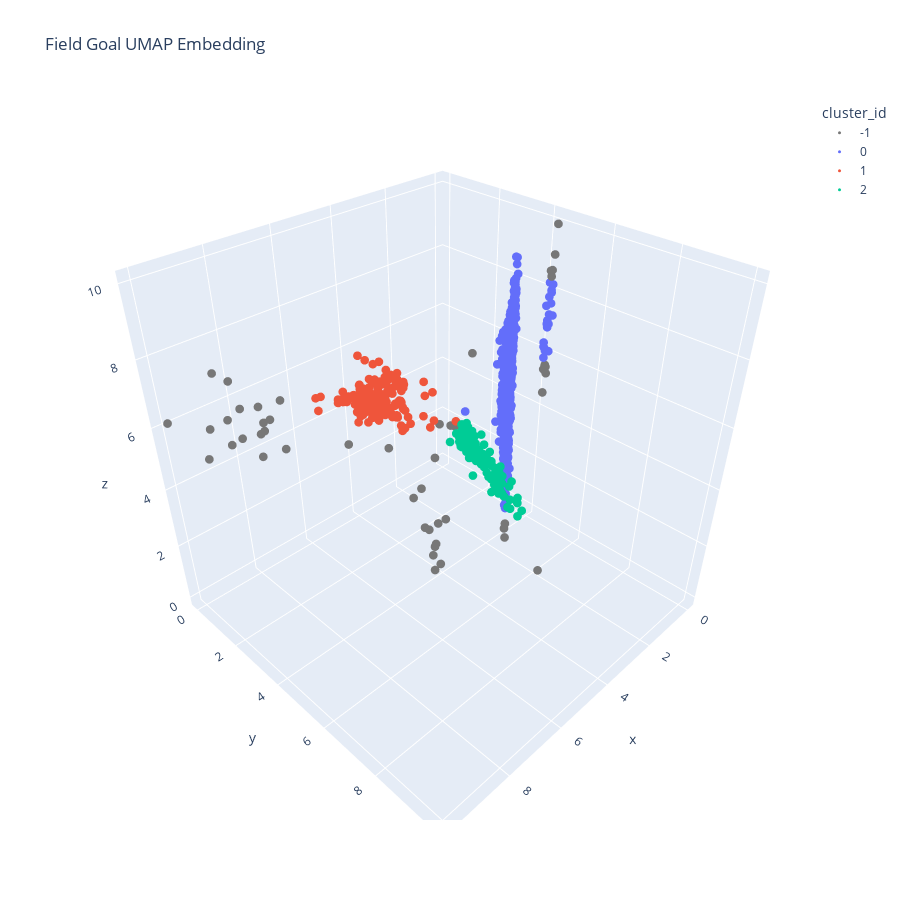

Notebook code cell kept with this figure:
### Code cell
fig = px.scatter_3d(
    fg_umap_df.sort_values(by='cluster_id'),
    x='x',
    y='y',
    z='z',
    color=field_goal_df['cluster_id'].sort_values().astype(str),
    color_discrete_sequence=custom_color_seq,
    title='Field Goal UMAP Embedding')
fig.update_traces(
    marker = dict(size=3)
)
fig.update_layout(
    autosize=False,
    width=900,
    height=900,
    legend_title='cluster_id'
)
fig.layout.coloraxis.colorbar.title = 'kicker_core_dist_3'
fig.show()

### Figure 1 — Plotly figure (JSON) as saved in the notebook; plotly's stock layout.template omitted (floating-point values rounded to 4 significant figures; data arrays with more than 128 entries replaced by an {"elided": "..."} marker saying what was removed)
{"data": [{"hovertemplate": "color=-1<br>x=%{x}<br>y=%{y}<br>z=%{z}<extra></extra>", "legendgroup": "-1", "marker": {"color": "#777777", "size": 3, "symbol": "circle"}, "mode": "markers", "name": "-1", "scene": "scene", "showlegend": true, "type": "scatter3d", "x": [9.4, 8.037, 9.165, 8.874, 8.523, 7.874, 8.643, 7.894, 7.762, 8.325, 8.678, 8.214, 7.148, 9.262, 8.264, 7.94, 3.964, 3.735, 6.561, 8.93, 8.689, 1.73, 0.04752, 8.413, 8.357, 0.08526, 8.9, 8.242, 0.1582, 10, 8.644, 9.137, 8.394, 8.384, 7.945, 0.2212, 1.65, 0.1429, 0.1881, 0.1686, 6.768, 0.1975, 0.1272, 9.099, 1.659, 0.1463, 0.1707, 3.229, 4.147, 5.356, 4.203, 4.11], "y": [0.7089, 7.135, 1.196, 1.055, 8.126, 7.97, 1.345, 2.083, 7.1, 1.707, 8.401, 2.007, 10, 0.7876, 1.76, 2.159, 4.626, 4.182, 4.656, 1.183, 1.338, 4.506, 4.438, 8.182, 1.722, 4.439, 1.434, 1.728, 4.415, 0, 8.125, 8.922, 8.197, 1.713, 7.808, 4.433, 4.482, 4.447, 4.452, 4.431, 3.307, 4.425, 4.423, 9.045, 4.472, 4.478, 4.441, 4.349, 4.453, 5.073, 4.962, 3.989], "z": [5.079, 6.564, 7.768, 6.22, 6.529, 6.351, 6.585, 6.835, 6.656, 6.665, 6.087, 6.365, 5.705, 5.992, 6.182, 5.401, 5.43, 5.124, 5.971, 5.534, 5.694, 0.4407, 10, 6.027, 5.859, 9.149, 7.533, 5.904, 4.79, 6.15, 6.657, 6.303, 6.103, 5.154, 6.18, 5.621, 0, 5.681, 5.761, 5.717, 5.534, 8.707, 8.703, 6.522, 0.5773, 5.474, 8.535, 7.266, 5.446, 5.284, 5.656, 5.26]}, {"hovertemplate": "color=0<br>x=%{x}<br>y=%{y}<br>z=%{z}<extra></extra>", "legendgroup": "0", "marker": {"color": "#636EFA", "size": 3, "symbol": "circle"}, "mode": "markers", "name": "0", "scene": "scene", "showlegend": true, "type": "scatter3d", "x": {"elided": "2017 float values"}, "y": {"elided": "2017 float values"}, "z": {"elided": "2017 float values"}}, {"hovertemplate": "color=1<br>x=%{x}<br>y=%{y}<br>z=%{z}<extra></extra>", "legendgroup": "1", "marker": {"color": "#EF553B", "size": 3, "symbol": "circle"}, "mode": "markers", "name": "1", "scene": "scene", "showlegend": true, "type": "scatter3d", "x": {"elided": "172 float values"}, "y": {"elided": "172 float values"}, "z": {"elided": "172 float values"}}, {"hovertemplate": "color=2<br>x=%{x}<br>y=%{y}<br>z=%{z}<extra></extra>", "legendgroup": "2", "marker": {"color": "#00CC96", "size": 3, "symbol": "circle"}, "mode": "markers", "name": "2", "scene": "scene", "showlegend": true, "type": "scatter3d", "x": {"elided": "136 float values"}, "y": {"elided": "136 float values"}, "z": {"elided": "136 float values"}}], "layout": {"autosize": false, "coloraxis": {"colorbar": {"title": {"text": "kicker_core_dist_3"}}}, "height": 900, "legend": {"title": {"text": "cluster_id"}, "tracegroupgap": 0}, "scene": {"domain": {"x": [0, 1], "y": [0, 1]}, "xaxis": {"title": {"text": "x"}}, "yaxis": {"title": {"text": "y"}}, "zaxis": {"title": {"text": "z"}}}, "title": {"text": "Field Goal UMAP Embedding"}, "width": 900}}
